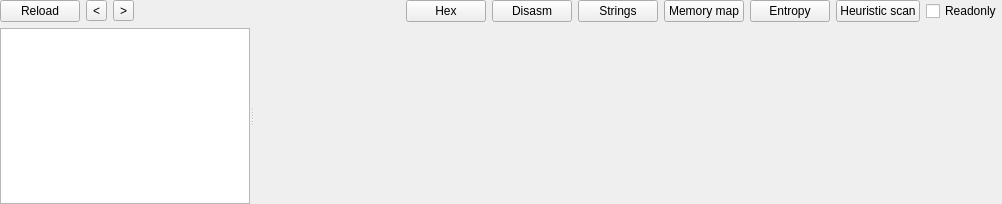
<?xml version="1.0" encoding="UTF-8"?>
<ui version="4.0">
 <class>BinaryWidget</class>
 <widget class="QWidget" name="BinaryWidget">
  <property name="geometry">
   <rect>
    <x>0</x>
    <y>0</y>
    <width>1002</width>
    <height>204</height>
   </rect>
  </property>
  <property name="windowTitle">
   <string notr="true">Binary</string>
  </property>
  <layout class="QVBoxLayout" name="verticalLayout">
   <property name="leftMargin">
    <number>0</number>
   </property>
   <property name="topMargin">
    <number>0</number>
   </property>
   <property name="rightMargin">
    <number>0</number>
   </property>
   <property name="bottomMargin">
    <number>0</number>
   </property>
   <item>
    <layout class="QHBoxLayout" name="horizontalLayout">
     <item>
      <widget class="QPushButton" name="pushButtonReload">
       <property name="text">
        <string>Reload</string>
       </property>
      </widget>
     </item>
     <item>
      <widget class="QToolButton" name="toolButtonPrev">
       <property name="text">
        <string notr="true">&lt;</string>
       </property>
      </widget>
     </item>
     <item>
      <widget class="QToolButton" name="toolButtonNext">
       <property name="text">
        <string notr="true">&gt;</string>
       </property>
      </widget>
     </item>
     <item>
      <spacer name="horizontalSpacer">
       <property name="orientation">
        <enum>Qt::Horizontal</enum>
       </property>
       <property name="sizeHint" stdset="0">
        <size>
         <width>40</width>
         <height>20</height>
        </size>
       </property>
      </spacer>
     </item>
     <item>
      <widget class="QPushButton" name="pushButtonHex">
       <property name="text">
        <string notr="true">Hex</string>
       </property>
      </widget>
     </item>
     <item>
      <widget class="QPushButton" name="pushButtonDisasm">
       <property name="text">
        <string>Disasm</string>
       </property>
      </widget>
     </item>
     <item>
      <widget class="QPushButton" name="pushButtonStrings">
       <property name="text">
        <string>Strings</string>
       </property>
      </widget>
     </item>
     <item>
      <widget class="QPushButton" name="pushButtonMemoryMap">
       <property name="text">
        <string>Memory map</string>
       </property>
      </widget>
     </item>
     <item>
      <widget class="QPushButton" name="pushButtonEntropy">
       <property name="text">
        <string>Entropy</string>
       </property>
      </widget>
     </item>
     <item>
      <widget class="QPushButton" name="pushButtonHeuristicScan">
       <property name="text">
        <string>Heuristic scan</string>
       </property>
      </widget>
     </item>
     <item>
      <widget class="QCheckBox" name="checkBoxReadonly">
       <property name="text">
        <string>Readonly</string>
       </property>
      </widget>
     </item>
    </layout>
   </item>
   <item>
    <widget class="QSplitter" name="splitter">
     <property name="orientation">
      <enum>Qt::Horizontal</enum>
     </property>
     <widget class="QTreeWidget" name="treeWidgetNavi">
      <property name="sizePolicy">
       <sizepolicy hsizetype="Fixed" vsizetype="Expanding">
        <horstretch>0</horstretch>
        <verstretch>0</verstretch>
       </sizepolicy>
      </property>
      <property name="maximumSize">
       <size>
        <width>250</width>
        <height>16777215</height>
       </size>
      </property>
      <attribute name="headerVisible">
       <bool>false</bool>
      </attribute>
      <column>
       <property name="text">
        <string notr="true">1</string>
       </property>
      </column>
     </widget>
     <widget class="QStackedWidget" name="stackedWidgetInfo">
      <widget class="QWidget" name="page_Info">
       <layout class="QVBoxLayout" name="verticalLayout_24">
        <property name="leftMargin">
         <number>0</number>
        </property>
        <property name="topMargin">
         <number>0</number>
        </property>
        <property name="rightMargin">
         <number>0</number>
        </property>
        <property name="bottomMargin">
         <number>0</number>
        </property>
        <item>
         <widget class="XFileInfoWidget" name="widgetInfo" native="true"/>
        </item>
       </layout>
      </widget>
      <widget class="QWidget" name="page_Visualization">
       <layout class="QVBoxLayout" name="verticalLayout_4">
        <property name="leftMargin">
         <number>0</number>
        </property>
        <property name="topMargin">
         <number>0</number>
        </property>
        <property name="rightMargin">
         <number>0</number>
        </property>
        <property name="bottomMargin">
         <number>0</number>
        </property>
        <item>
         <widget class="XVisualizationWidget" name="widgetVisualization" native="true"/>
        </item>
       </layout>
      </widget>
      <widget class="QWidget" name="page_VirusTotal">
       <layout class="QVBoxLayout" name="verticalLayout_24_2">
        <property name="leftMargin">
         <number>0</number>
        </property>
        <property name="topMargin">
         <number>0</number>
        </property>
        <property name="rightMargin">
         <number>0</number>
        </property>
        <property name="bottomMargin">
         <number>0</number>
        </property>
        <item>
         <widget class="XVirusTotalWidget" name="widgetVirusTotal" native="true"/>
        </item>
       </layout>
      </widget>
      <widget class="QWidget" name="page_HEX">
       <layout class="QVBoxLayout" name="verticalLayout_2">
        <property name="leftMargin">
         <number>0</number>
        </property>
        <property name="topMargin">
         <number>0</number>
        </property>
        <property name="rightMargin">
         <number>0</number>
        </property>
        <property name="bottomMargin">
         <number>0</number>
        </property>
        <item>
         <widget class="XHexViewWidget" name="widgetHex" native="true"/>
        </item>
       </layout>
      </widget>
      <widget class="QWidget" name="page_Disasm">
       <layout class="QVBoxLayout" name="verticalLayout_19">
        <property name="leftMargin">
         <number>0</number>
        </property>
        <property name="topMargin">
         <number>0</number>
        </property>
        <property name="rightMargin">
         <number>0</number>
        </property>
        <property name="bottomMargin">
         <number>0</number>
        </property>
        <item>
         <widget class="XMultiDisasmWidget" name="widgetDisasm" native="true"/>
        </item>
       </layout>
      </widget>
      <widget class="QWidget" name="page_Hash">
       <layout class="QVBoxLayout" name="verticalLayout_21">
        <property name="leftMargin">
         <number>0</number>
        </property>
        <property name="topMargin">
         <number>0</number>
        </property>
        <property name="rightMargin">
         <number>0</number>
        </property>
        <property name="bottomMargin">
         <number>0</number>
        </property>
        <item>
         <widget class="XHashWidget" name="widgetHash" native="true"/>
        </item>
       </layout>
      </widget>
      <widget class="QWidget" name="page_Strings">
       <layout class="QVBoxLayout" name="verticalLayout_8">
        <property name="leftMargin">
         <number>0</number>
        </property>
        <property name="topMargin">
         <number>0</number>
        </property>
        <property name="rightMargin">
         <number>0</number>
        </property>
        <property name="bottomMargin">
         <number>0</number>
        </property>
        <item>
         <widget class="SearchStringsWidget" name="widgetStrings" native="true"/>
        </item>
       </layout>
      </widget>
      <widget class="QWidget" name="page_Signatures">
       <layout class="QVBoxLayout" name="verticalLayout_20">
        <property name="leftMargin">
         <number>0</number>
        </property>
        <property name="topMargin">
         <number>0</number>
        </property>
        <property name="rightMargin">
         <number>0</number>
        </property>
        <property name="bottomMargin">
         <number>0</number>
        </property>
        <item>
         <widget class="SearchSignaturesWidget" name="widgetSignatures" native="true"/>
        </item>
       </layout>
      </widget>
      <widget class="QWidget" name="page_MemoryMap">
       <layout class="QVBoxLayout" name="verticalLayout_7">
        <property name="leftMargin">
         <number>0</number>
        </property>
        <property name="topMargin">
         <number>0</number>
        </property>
        <property name="rightMargin">
         <number>0</number>
        </property>
        <property name="bottomMargin">
         <number>0</number>
        </property>
        <item>
         <widget class="XMemoryMapWidget" name="widgetMemoryMap" native="true"/>
        </item>
       </layout>
      </widget>
      <widget class="QWidget" name="page_Entropy">
       <layout class="QVBoxLayout" name="verticalLayout_17">
        <property name="leftMargin">
         <number>0</number>
        </property>
        <property name="topMargin">
         <number>0</number>
        </property>
        <property name="rightMargin">
         <number>0</number>
        </property>
        <property name="bottomMargin">
         <number>0</number>
        </property>
        <item>
         <widget class="XEntropyWidget" name="widgetEntropy" native="true"/>
        </item>
       </layout>
      </widget>
      <widget class="QWidget" name="page_HeuristicScan">
       <layout class="QVBoxLayout" name="verticalLayout_18">
        <property name="leftMargin">
         <number>0</number>
        </property>
        <property name="topMargin">
         <number>0</number>
        </property>
        <property name="rightMargin">
         <number>0</number>
        </property>
        <property name="bottomMargin">
         <number>0</number>
        </property>
        <item>
         <widget class="NFDWidgetAdvanced" name="widgetHeuristicScan" native="true"/>
        </item>
       </layout>
      </widget>
      <widget class="QWidget" name="page_Extractor">
       <layout class="QVBoxLayout" name="verticalLayout_3">
        <property name="leftMargin">
         <number>0</number>
        </property>
        <property name="topMargin">
         <number>0</number>
        </property>
        <property name="rightMargin">
         <number>0</number>
        </property>
        <property name="bottomMargin">
         <number>0</number>
        </property>
        <item>
         <widget class="XExtractorWidget" name="widgetExtractor" native="true"/>
        </item>
       </layout>
      </widget>
      <widget class="QWidget" name="page_Search">
       <layout class="QVBoxLayout" name="verticalLayout_63">
        <property name="leftMargin">
         <number>0</number>
        </property>
        <property name="topMargin">
         <number>0</number>
        </property>
        <property name="rightMargin">
         <number>0</number>
        </property>
        <property name="bottomMargin">
         <number>0</number>
        </property>
        <item>
         <widget class="SearchValuesWidget" name="widgetSearch" native="true"/>
        </item>
       </layout>
      </widget>
     </widget>
    </widget>
   </item>
  </layout>
 </widget>
 <customwidgets>
  <customwidget>
   <class>XFileInfoWidget</class>
   <extends>QWidget</extends>
   <header>xfileinfowidget.h</header>
   <container>1</container>
  </customwidget>
  <customwidget>
   <class>SearchStringsWidget</class>
   <extends>QWidget</extends>
   <header>searchstringswidget.h</header>
   <container>1</container>
  </customwidget>
  <customwidget>
   <class>XEntropyWidget</class>
   <extends>QWidget</extends>
   <header>xentropywidget.h</header>
   <container>1</container>
  </customwidget>
  <customwidget>
   <class>NFDWidgetAdvanced</class>
   <extends>QWidget</extends>
   <header>nfdwidgetadvanced.h</header>
   <container>1</container>
  </customwidget>
  <customwidget>
   <class>XMemoryMapWidget</class>
   <extends>QWidget</extends>
   <header>xmemorymapwidget.h</header>
   <container>1</container>
  </customwidget>
  <customwidget>
   <class>XHexViewWidget</class>
   <extends>QWidget</extends>
   <header>xhexviewwidget.h</header>
   <container>1</container>
  </customwidget>
  <customwidget>
   <class>XMultiDisasmWidget</class>
   <extends>QWidget</extends>
   <header>xmultidisasmwidget.h</header>
   <container>1</container>
  </customwidget>
  <customwidget>
   <class>SearchSignaturesWidget</class>
   <extends>QWidget</extends>
   <header>searchsignatureswidget.h</header>
   <container>1</container>
  </customwidget>
  <customwidget>
   <class>XHashWidget</class>
   <extends>QWidget</extends>
   <header>xhashwidget.h</header>
   <container>1</container>
  </customwidget>
  <customwidget>
   <class>XVirusTotalWidget</class>
   <extends>QWidget</extends>
   <header>xvirustotalwidget.h</header>
   <container>1</container>
  </customwidget>
  <customwidget>
   <class>XExtractorWidget</class>
   <extends>QWidget</extends>
   <header>xextractorwidget.h</header>
   <container>1</container>
  </customwidget>
  <customwidget>
   <class>SearchValuesWidget</class>
   <extends>QWidget</extends>
   <header>searchvalueswidget.h</header>
   <container>1</container>
  </customwidget>
  <customwidget>
   <class>XVisualizationWidget</class>
   <extends>QWidget</extends>
   <header>xvisualizationwidget.h</header>
   <container>1</container>
  </customwidget>
 </customwidgets>
 <resources/>
 <connections/>
</ui>
